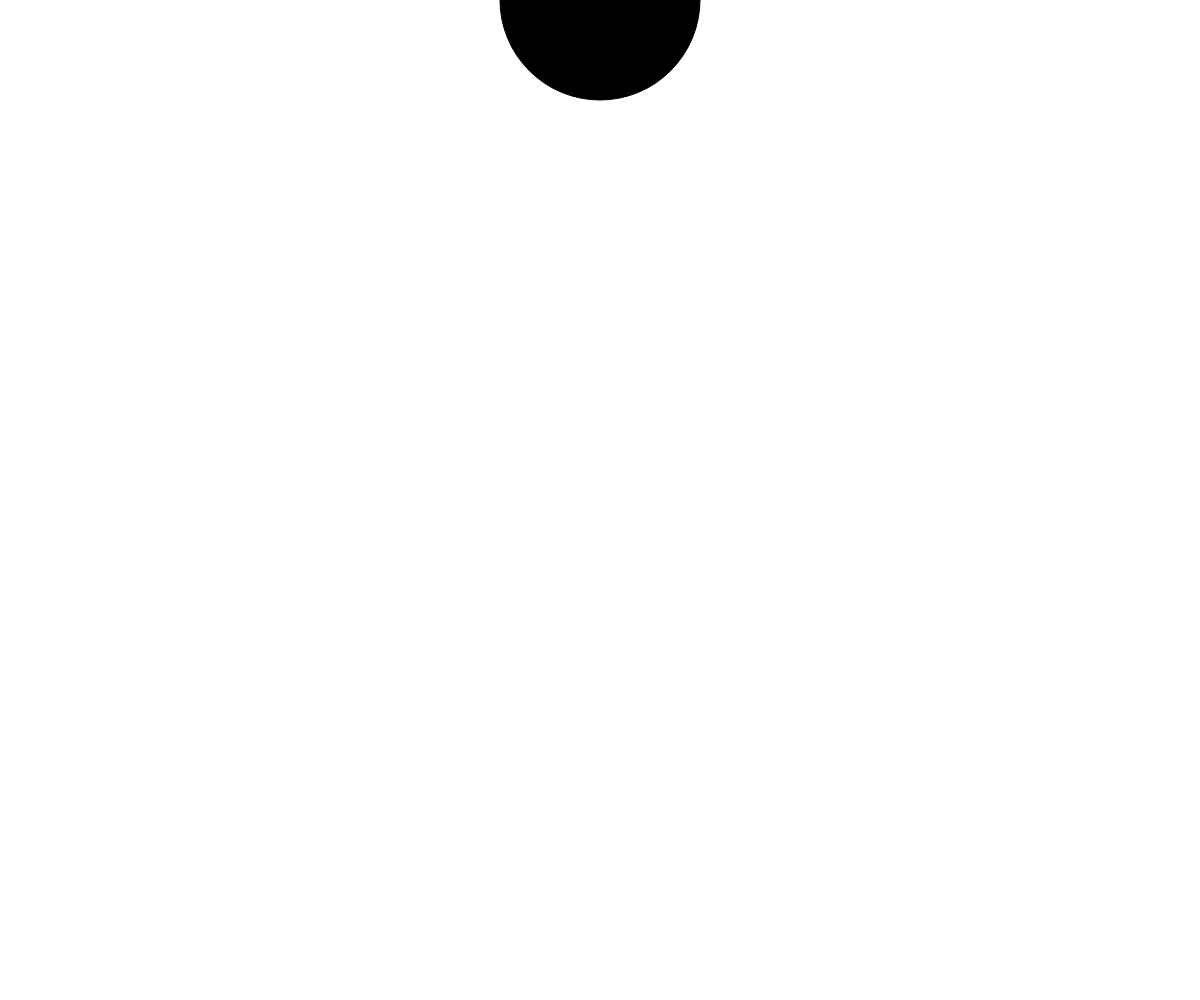
Frame 1 (no input)
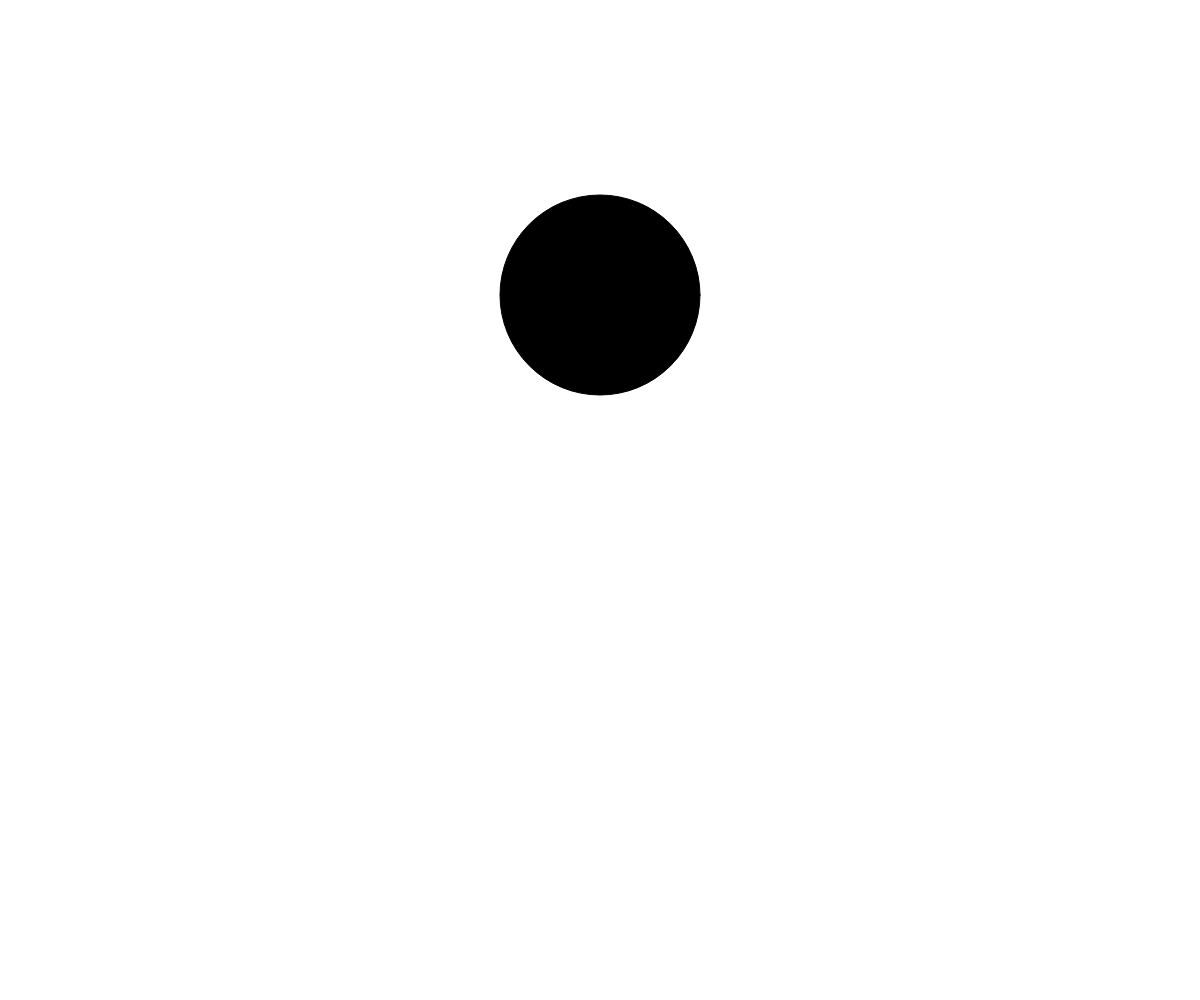
Frame 60 (no input)
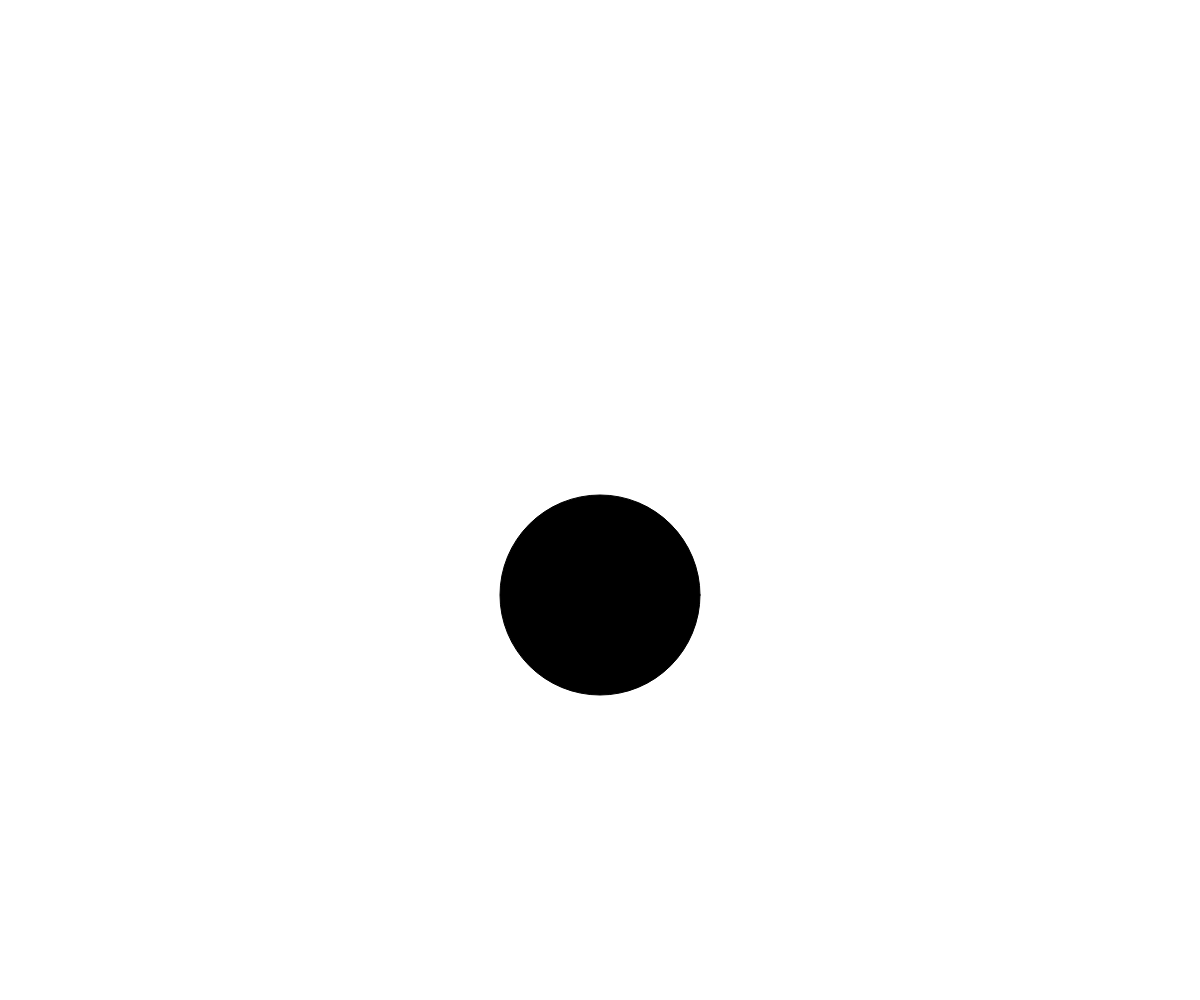
Frame 120 (the mouse pressed at the canvas centre since frame 60)

The p5.js sketch that drew these frames (run headless with seeded random() and noise() and a simulated clock; from frame 60 on, the mouse is pressed at the canvas centre):

// p5.js sketch
// ── sketch.js
//**************p5js code***********//
//Created: Sep 2022
//Author: Regina Flores
//////////////////////////////////////


let y;

function setup(){
	createCanvas(windowWidth,windowHeight);
	textFont('Roboto Mono');

	y = 0;

}

function draw(){
	background(255);
	fill(0);
	ellipse(windowWidth/2, y, 200, 200);
	
	y = y + 5;	
	console.log(y);
	if(y>height){
		y = windowHeight;
		fill(252, 142, 172);
		textSize(30);
		textAlign(CENTER);
		text("Welcome to my Website", windowWidth/2, windowHeight/2);	
		// ellipse()		

	}	
	
}
